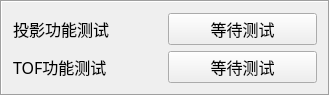
              <widget class="QFrame" name="frame_11">
               <property name="geometry">
                <rect>
                 <x>750</x>
                 <y>10</y>
                 <width>330</width>
                 <height>80</height>
                </rect>
               </property>
               <property name="sizePolicy">
                <sizepolicy hsizetype="Fixed" vsizetype="Fixed">
                 <horstretch>0</horstretch>
                 <verstretch>0</verstretch>
                </sizepolicy>
               </property>
               <property name="font">
                <font>
                 <family>宋体</family>
                 <pointsize>9</pointsize>
                </font>
               </property>
               <property name="frameShape">
                <enum>QFrame::Box</enum>
               </property>
               <property name="frameShadow">
                <enum>QFrame::Sunken</enum>
               </property>
               <layout class="QGridLayout" name="gridLayout_5">
                <item row="4" column="0">
                 <widget class="QLabel" name="label_42">
                  <property name="font">
                   <font>
                    <family>宋体</family>
                    <pointsize>12</pointsize>
                   </font>
                  </property>
                  <property name="text">
                   <string>投影功能测试</string>
                  </property>
                 </widget>
                </item>
                <item row="6" column="1">
                 <widget class="QPushButton" name="pushButtonTof">
                  <property name="font">
                   <font>
                    <family>Arial</family>
                    <pointsize>12</pointsize>
                    <weight>50</weight>
                    <bold>false</bold>
                    <kerning>true</kerning>
                   </font>
                  </property>
                  <property name="text">
                   <string>等待测试</string>
                  </property>
                 </widget>
                </item>
                <item row="4" column="1">
                 <widget class="QPushButton" name="pushButtonLogo">
                  <property name="font">
                   <font>
                    <family>Arial</family>
                    <pointsize>12</pointsize>
                    <weight>50</weight>
                    <bold>false</bold>
                    <kerning>true</kerning>
                   </font>
                  </property>
                  <property name="text">
                   <string>等待测试</string>
                  </property>
                 </widget>
                </item>
                <item row="6" column="0">
                 <widget class="QLabel" name="label_43">
                  <property name="font">
                   <font>
                    <family>宋体</family>
                    <pointsize>12</pointsize>
                   </font>
                  </property>
                  <property name="text">
                   <string>TOF功能测试</string>
                  </property>
                 </widget>
                </item>
               </layout>
              </widget>
